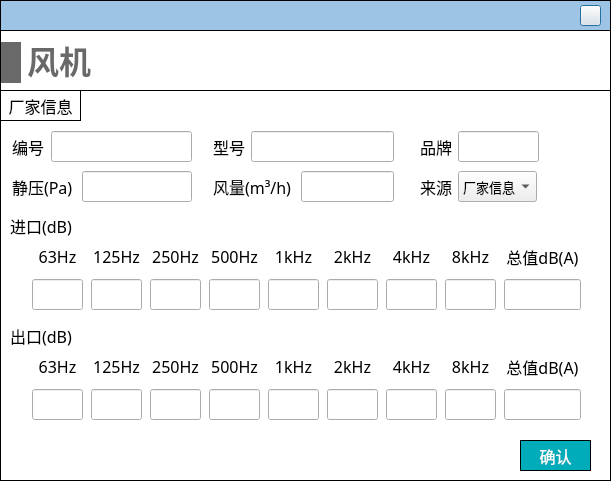
<?xml version="1.0" encoding="UTF-8"?>
<ui version="4.0">
 <class>Dialog_fan</class>
 <widget class="QDialog" name="Dialog_fan">
  <property name="geometry">
   <rect>
    <x>0</x>
    <y>0</y>
    <width>611</width>
    <height>481</height>
   </rect>
  </property>
  <property name="maximumSize">
   <size>
    <width>671</width>
    <height>16777215</height>
   </size>
  </property>
  <property name="windowTitle">
   <string>Dialog</string>
  </property>
  <property name="styleSheet">
   <string notr="true">#Dialog_fan_noise
{
	background-color: rgb(255, 255, 255);
}

QLineEdit 
{
font-family: 'Microsoft YaHei';
font-size: 13px;
}

QComboBox
{
font-family: 'Microsoft YaHei';
font-size: 13px;
}</string>
  </property>
  <widget class="QWidget" name="widget_top" native="true">
   <property name="geometry">
    <rect>
     <x>0</x>
     <y>0</y>
     <width>611</width>
     <height>31</height>
    </rect>
   </property>
   <property name="styleSheet">
    <string notr="true">#widget_top
{
border: 1px solid #000000;
background-color: rgb(157, 196, 229);
	background-color: rgb(157, 196, 229);
}</string>
   </property>
   <widget class="QPushButton" name="close">
    <property name="geometry">
     <rect>
      <x>580</x>
      <y>5</y>
      <width>21</width>
      <height>21</height>
     </rect>
    </property>
    <property name="styleSheet">
     <string notr="true">border-image: url(:/images/image/closeWindow.jpg);</string>
    </property>
    <property name="text">
     <string/>
    </property>
   </widget>
  </widget>
  <widget class="QWidget" name="widget_add_fan_noise" native="true">
   <property name="geometry">
    <rect>
     <x>0</x>
     <y>30</y>
     <width>611</width>
     <height>451</height>
    </rect>
   </property>
   <property name="styleSheet">
    <string notr="true">#widget_add_fan_noise
{
border: 1px solid #000000;
	background-color: rgb(255, 255, 255);
}</string>
   </property>
   <widget class="QWidget" name="widget_2" native="true">
    <property name="geometry">
     <rect>
      <x>0</x>
      <y>60</y>
      <width>611</width>
      <height>391</height>
     </rect>
    </property>
    <property name="styleSheet">
     <string notr="true">#widget_2
{
border: 1px solid #000000;
}

QLabel
{
font-family: '黑体';
font-size: 16px;
}

QLineEdit
{
font-family: '黑体';
}

QRadioButton
{
font-family: '黑体';
}

QPushButton
{
font-family: '黑体';
}</string>
    </property>
    <widget class="QLabel" name="label_number">
     <property name="geometry">
      <rect>
       <x>12</x>
       <y>41</y>
       <width>32</width>
       <height>31</height>
      </rect>
     </property>
     <property name="font">
      <font>
       <family>黑体</family>
       <pointsize>-1</pointsize>
      </font>
     </property>
     <property name="text">
      <string>编号</string>
     </property>
    </widget>
    <widget class="QLabel" name="label_5">
     <property name="geometry">
      <rect>
       <x>420</x>
       <y>41</y>
       <width>32</width>
       <height>31</height>
      </rect>
     </property>
     <property name="font">
      <font>
       <family>黑体</family>
       <pointsize>-1</pointsize>
      </font>
     </property>
     <property name="text">
      <string>品牌</string>
     </property>
    </widget>
    <widget class="QLineEdit" name="lineEdit_number">
     <property name="geometry">
      <rect>
       <x>51</x>
       <y>41</y>
       <width>141</width>
       <height>31</height>
      </rect>
     </property>
     <property name="minimumSize">
      <size>
       <width>0</width>
       <height>31</height>
      </size>
     </property>
     <property name="font">
      <font>
       <family>黑体</family>
       <pointsize>-1</pointsize>
      </font>
     </property>
    </widget>
    <widget class="QWidget" name="layoutWidget">
     <property name="geometry">
      <rect>
       <x>30</x>
       <y>260</y>
       <width>561</width>
       <height>72</height>
      </rect>
     </property>
     <layout class="QHBoxLayout" name="horizontalLayout">
      <item>
       <layout class="QVBoxLayout" name="verticalLayout">
        <item>
         <widget class="QLabel" name="label_7">
          <property name="minimumSize">
           <size>
            <width>51</width>
            <height>31</height>
           </size>
          </property>
          <property name="maximumSize">
           <size>
            <width>51</width>
            <height>31</height>
           </size>
          </property>
          <property name="font">
           <font>
            <family>黑体</family>
            <pointsize>-1</pointsize>
           </font>
          </property>
          <property name="text">
           <string>63Hz</string>
          </property>
          <property name="alignment">
           <set>Qt::AlignCenter</set>
          </property>
         </widget>
        </item>
        <item>
         <widget class="QLineEdit" name="lineEdit_out_63">
          <property name="minimumSize">
           <size>
            <width>51</width>
            <height>31</height>
           </size>
          </property>
          <property name="maximumSize">
           <size>
            <width>51</width>
            <height>31</height>
           </size>
          </property>
          <property name="font">
           <font>
            <family>黑体</family>
            <pointsize>-1</pointsize>
           </font>
          </property>
          <property name="alignment">
           <set>Qt::AlignCenter</set>
          </property>
         </widget>
        </item>
       </layout>
      </item>
      <item>
       <layout class="QVBoxLayout" name="verticalLayout_2">
        <item>
         <widget class="QLabel" name="label_8">
          <property name="minimumSize">
           <size>
            <width>51</width>
            <height>31</height>
           </size>
          </property>
          <property name="maximumSize">
           <size>
            <width>51</width>
            <height>31</height>
           </size>
          </property>
          <property name="font">
           <font>
            <family>黑体</family>
            <pointsize>-1</pointsize>
           </font>
          </property>
          <property name="text">
           <string>125Hz</string>
          </property>
          <property name="alignment">
           <set>Qt::AlignCenter</set>
          </property>
         </widget>
        </item>
        <item>
         <widget class="QLineEdit" name="lineEdit_out_125">
          <property name="minimumSize">
           <size>
            <width>51</width>
            <height>31</height>
           </size>
          </property>
          <property name="maximumSize">
           <size>
            <width>51</width>
            <height>31</height>
           </size>
          </property>
          <property name="font">
           <font>
            <family>黑体</family>
            <pointsize>-1</pointsize>
           </font>
          </property>
          <property name="alignment">
           <set>Qt::AlignCenter</set>
          </property>
         </widget>
        </item>
       </layout>
      </item>
      <item>
       <layout class="QVBoxLayout" name="verticalLayout_3">
        <item>
         <widget class="QLabel" name="label_9">
          <property name="minimumSize">
           <size>
            <width>51</width>
            <height>31</height>
           </size>
          </property>
          <property name="maximumSize">
           <size>
            <width>51</width>
            <height>31</height>
           </size>
          </property>
          <property name="font">
           <font>
            <family>黑体</family>
            <pointsize>-1</pointsize>
           </font>
          </property>
          <property name="text">
           <string>250Hz</string>
          </property>
          <property name="alignment">
           <set>Qt::AlignCenter</set>
          </property>
         </widget>
        </item>
        <item>
         <widget class="QLineEdit" name="lineEdit_out_250">
          <property name="minimumSize">
           <size>
            <width>51</width>
            <height>31</height>
           </size>
          </property>
          <property name="maximumSize">
           <size>
            <width>51</width>
            <height>31</height>
           </size>
          </property>
          <property name="font">
           <font>
            <family>黑体</family>
            <pointsize>-1</pointsize>
           </font>
          </property>
          <property name="alignment">
           <set>Qt::AlignCenter</set>
          </property>
         </widget>
        </item>
       </layout>
      </item>
      <item>
       <layout class="QVBoxLayout" name="verticalLayout_4">
        <item>
         <widget class="QLabel" name="label_10">
          <property name="minimumSize">
           <size>
            <width>51</width>
            <height>31</height>
           </size>
          </property>
          <property name="maximumSize">
           <size>
            <width>51</width>
            <height>31</height>
           </size>
          </property>
          <property name="font">
           <font>
            <family>黑体</family>
            <pointsize>-1</pointsize>
           </font>
          </property>
          <property name="text">
           <string>500Hz</string>
          </property>
          <property name="alignment">
           <set>Qt::AlignCenter</set>
          </property>
         </widget>
        </item>
        <item>
         <widget class="QLineEdit" name="lineEdit_out_500">
          <property name="minimumSize">
           <size>
            <width>51</width>
            <height>31</height>
           </size>
          </property>
          <property name="maximumSize">
           <size>
            <width>51</width>
            <height>31</height>
           </size>
          </property>
          <property name="font">
           <font>
            <family>黑体</family>
            <pointsize>-1</pointsize>
           </font>
          </property>
          <property name="alignment">
           <set>Qt::AlignCenter</set>
          </property>
         </widget>
        </item>
       </layout>
      </item>
      <item>
       <layout class="QVBoxLayout" name="verticalLayout_5">
        <item>
         <widget class="QLabel" name="label_11">
          <property name="minimumSize">
           <size>
            <width>51</width>
            <height>31</height>
           </size>
          </property>
          <property name="maximumSize">
           <size>
            <width>51</width>
            <height>31</height>
           </size>
          </property>
          <property name="font">
           <font>
            <family>黑体</family>
            <pointsize>-1</pointsize>
           </font>
          </property>
          <property name="text">
           <string>1kHz</string>
          </property>
          <property name="alignment">
           <set>Qt::AlignCenter</set>
          </property>
         </widget>
        </item>
        <item>
         <widget class="QLineEdit" name="lineEdit_out_1k">
          <property name="minimumSize">
           <size>
            <width>51</width>
            <height>31</height>
           </size>
          </property>
          <property name="maximumSize">
           <size>
            <width>51</width>
            <height>31</height>
           </size>
          </property>
          <property name="font">
           <font>
            <family>黑体</family>
            <pointsize>-1</pointsize>
           </font>
          </property>
          <property name="alignment">
           <set>Qt::AlignCenter</set>
          </property>
         </widget>
        </item>
       </layout>
      </item>
      <item>
       <layout class="QVBoxLayout" name="verticalLayout_6">
        <property name="spacing">
         <number>6</number>
        </property>
        <item>
         <widget class="QLabel" name="label_12">
          <property name="minimumSize">
           <size>
            <width>51</width>
            <height>31</height>
           </size>
          </property>
          <property name="maximumSize">
           <size>
            <width>51</width>
            <height>31</height>
           </size>
          </property>
          <property name="font">
           <font>
            <family>黑体</family>
            <pointsize>-1</pointsize>
           </font>
          </property>
          <property name="text">
           <string>2kHz</string>
          </property>
          <property name="alignment">
           <set>Qt::AlignCenter</set>
          </property>
         </widget>
        </item>
        <item>
         <widget class="QLineEdit" name="lineEdit_out_2k">
          <property name="minimumSize">
           <size>
            <width>51</width>
            <height>31</height>
           </size>
          </property>
          <property name="maximumSize">
           <size>
            <width>51</width>
            <height>31</height>
           </size>
          </property>
          <property name="font">
           <font>
            <family>黑体</family>
            <pointsize>-1</pointsize>
           </font>
          </property>
          <property name="alignment">
           <set>Qt::AlignCenter</set>
          </property>
         </widget>
        </item>
       </layout>
      </item>
      <item>
       <layout class="QVBoxLayout" name="verticalLayout_7">
        <item>
         <widget class="QLabel" name="label_">
          <property name="minimumSize">
           <size>
            <width>51</width>
            <height>31</height>
           </size>
          </property>
          <property name="maximumSize">
           <size>
            <width>51</width>
            <height>31</height>
           </size>
          </property>
          <property name="font">
           <font>
            <family>黑体</family>
            <pointsize>-1</pointsize>
           </font>
          </property>
          <property name="text">
           <string>4kHz</string>
          </property>
          <property name="alignment">
           <set>Qt::AlignCenter</set>
          </property>
         </widget>
        </item>
        <item>
         <widget class="QLineEdit" name="lineEdit_out_4k">
          <property name="minimumSize">
           <size>
            <width>51</width>
            <height>31</height>
           </size>
          </property>
          <property name="maximumSize">
           <size>
            <width>51</width>
            <height>31</height>
           </size>
          </property>
          <property name="font">
           <font>
            <family>黑体</family>
            <pointsize>-1</pointsize>
           </font>
          </property>
          <property name="alignment">
           <set>Qt::AlignCenter</set>
          </property>
         </widget>
        </item>
       </layout>
      </item>
      <item>
       <layout class="QVBoxLayout" name="verticalLayout_8">
        <item>
         <widget class="QLabel" name="label_14">
          <property name="minimumSize">
           <size>
            <width>51</width>
            <height>31</height>
           </size>
          </property>
          <property name="maximumSize">
           <size>
            <width>51</width>
            <height>31</height>
           </size>
          </property>
          <property name="font">
           <font>
            <family>黑体</family>
            <pointsize>-1</pointsize>
           </font>
          </property>
          <property name="text">
           <string>8kHz</string>
          </property>
          <property name="alignment">
           <set>Qt::AlignCenter</set>
          </property>
         </widget>
        </item>
        <item>
         <widget class="QLineEdit" name="lineEdit_out_8k">
          <property name="minimumSize">
           <size>
            <width>51</width>
            <height>31</height>
           </size>
          </property>
          <property name="maximumSize">
           <size>
            <width>51</width>
            <height>31</height>
           </size>
          </property>
          <property name="font">
           <font>
            <family>黑体</family>
            <pointsize>-1</pointsize>
           </font>
          </property>
          <property name="alignment">
           <set>Qt::AlignCenter</set>
          </property>
         </widget>
        </item>
       </layout>
      </item>
      <item>
       <layout class="QVBoxLayout" name="verticalLayout_9">
        <item>
         <widget class="QLabel" name="label_23">
          <property name="minimumSize">
           <size>
            <width>77</width>
            <height>31</height>
           </size>
          </property>
          <property name="maximumSize">
           <size>
            <width>51</width>
            <height>31</height>
           </size>
          </property>
          <property name="font">
           <font>
            <family>黑体</family>
            <pointsize>-1</pointsize>
           </font>
          </property>
          <property name="text">
           <string>总值dB(A)</string>
          </property>
          <property name="alignment">
           <set>Qt::AlignCenter</set>
          </property>
         </widget>
        </item>
        <item>
         <widget class="QLineEdit" name="lineEdit_out_total">
          <property name="minimumSize">
           <size>
            <width>77</width>
            <height>31</height>
           </size>
          </property>
          <property name="maximumSize">
           <size>
            <width>51</width>
            <height>31</height>
           </size>
          </property>
          <property name="font">
           <font>
            <family>黑体</family>
            <pointsize>-1</pointsize>
           </font>
          </property>
          <property name="alignment">
           <set>Qt::AlignCenter</set>
          </property>
          <property name="readOnly">
           <bool>true</bool>
          </property>
         </widget>
        </item>
       </layout>
      </item>
     </layout>
    </widget>
    <widget class="QLineEdit" name="lineEdit_brand">
     <property name="geometry">
      <rect>
       <x>458</x>
       <y>41</y>
       <width>81</width>
       <height>31</height>
      </rect>
     </property>
     <property name="minimumSize">
      <size>
       <width>0</width>
       <height>31</height>
      </size>
     </property>
     <property name="maximumSize">
      <size>
       <width>142</width>
       <height>31</height>
      </size>
     </property>
     <property name="font">
      <font>
       <family>黑体</family>
       <pointsize>-1</pointsize>
      </font>
     </property>
    </widget>
    <widget class="QLineEdit" name="lineEdit_air_volume">
     <property name="geometry">
      <rect>
       <x>301</x>
       <y>81</y>
       <width>93</width>
       <height>31</height>
      </rect>
     </property>
     <property name="minimumSize">
      <size>
       <width>0</width>
       <height>31</height>
      </size>
     </property>
     <property name="font">
      <font>
       <family>黑体</family>
       <pointsize>-1</pointsize>
      </font>
     </property>
    </widget>
    <widget class="QLabel" name="label_6">
     <property name="geometry">
      <rect>
       <x>213</x>
       <y>81</y>
       <width>82</width>
       <height>31</height>
      </rect>
     </property>
     <property name="font">
      <font>
       <family>黑体</family>
       <pointsize>-1</pointsize>
      </font>
     </property>
     <property name="text">
      <string>风量(m³/h)</string>
     </property>
    </widget>
    <widget class="QLineEdit" name="lineEdit_static_pressure">
     <property name="geometry">
      <rect>
       <x>82</x>
       <y>81</y>
       <width>110</width>
       <height>31</height>
      </rect>
     </property>
     <property name="minimumSize">
      <size>
       <width>0</width>
       <height>31</height>
      </size>
     </property>
     <property name="font">
      <font>
       <family>黑体</family>
       <pointsize>-1</pointsize>
      </font>
     </property>
    </widget>
    <widget class="QLabel" name="label_17">
     <property name="geometry">
      <rect>
       <x>12</x>
       <y>81</y>
       <width>64</width>
       <height>31</height>
      </rect>
     </property>
     <property name="font">
      <font>
       <family>黑体</family>
       <pointsize>-1</pointsize>
      </font>
     </property>
     <property name="text">
      <string>静压(Pa)</string>
     </property>
    </widget>
    <widget class="QLineEdit" name="lineEdit_model">
     <property name="geometry">
      <rect>
       <x>251</x>
       <y>41</y>
       <width>143</width>
       <height>31</height>
      </rect>
     </property>
     <property name="minimumSize">
      <size>
       <width>0</width>
       <height>31</height>
      </size>
     </property>
     <property name="maximumSize">
      <size>
       <width>143</width>
       <height>31</height>
      </size>
     </property>
     <property name="font">
      <font>
       <family>黑体</family>
       <pointsize>-1</pointsize>
      </font>
     </property>
    </widget>
    <widget class="QLabel" name="label_18">
     <property name="geometry">
      <rect>
       <x>213</x>
       <y>41</y>
       <width>32</width>
       <height>31</height>
      </rect>
     </property>
     <property name="font">
      <font>
       <family>黑体</family>
       <pointsize>-1</pointsize>
      </font>
     </property>
     <property name="text">
      <string>型号</string>
     </property>
    </widget>
    <widget class="QLabel" name="label_16">
     <property name="geometry">
      <rect>
       <x>10</x>
       <y>120</y>
       <width>71</width>
       <height>31</height>
      </rect>
     </property>
     <property name="font">
      <font>
       <family>黑体</family>
       <pointsize>-1</pointsize>
      </font>
     </property>
     <property name="text">
      <string>进口(dB)</string>
     </property>
    </widget>
    <widget class="QLabel" name="label_19">
     <property name="geometry">
      <rect>
       <x>10</x>
       <y>230</y>
       <width>71</width>
       <height>31</height>
      </rect>
     </property>
     <property name="font">
      <font>
       <family>黑体</family>
       <pointsize>-1</pointsize>
      </font>
     </property>
     <property name="text">
      <string>出口(dB)</string>
     </property>
    </widget>
    <widget class="QWidget" name="layoutWidget_3">
     <property name="geometry">
      <rect>
       <x>30</x>
       <y>150</y>
       <width>561</width>
       <height>72</height>
      </rect>
     </property>
     <layout class="QHBoxLayout" name="horizontalLayout_2">
      <item>
       <layout class="QVBoxLayout" name="verticalLayout_10">
        <item>
         <widget class="QLabel" name="label_20">
          <property name="minimumSize">
           <size>
            <width>51</width>
            <height>31</height>
           </size>
          </property>
          <property name="maximumSize">
           <size>
            <width>51</width>
            <height>31</height>
           </size>
          </property>
          <property name="font">
           <font>
            <family>黑体</family>
            <pointsize>-1</pointsize>
           </font>
          </property>
          <property name="text">
           <string>63Hz</string>
          </property>
          <property name="alignment">
           <set>Qt::AlignCenter</set>
          </property>
         </widget>
        </item>
        <item>
         <widget class="QLineEdit" name="lineEdit_in_63">
          <property name="minimumSize">
           <size>
            <width>51</width>
            <height>31</height>
           </size>
          </property>
          <property name="maximumSize">
           <size>
            <width>51</width>
            <height>31</height>
           </size>
          </property>
          <property name="font">
           <font>
            <family>黑体</family>
            <pointsize>-1</pointsize>
           </font>
          </property>
          <property name="alignment">
           <set>Qt::AlignCenter</set>
          </property>
         </widget>
        </item>
       </layout>
      </item>
      <item>
       <layout class="QVBoxLayout" name="verticalLayout_11">
        <item>
         <widget class="QLabel" name="label_21">
          <property name="minimumSize">
           <size>
            <width>51</width>
            <height>31</height>
           </size>
          </property>
          <property name="maximumSize">
           <size>
            <width>51</width>
            <height>31</height>
           </size>
          </property>
          <property name="font">
           <font>
            <family>黑体</family>
            <pointsize>-1</pointsize>
           </font>
          </property>
          <property name="text">
           <string>125Hz</string>
          </property>
          <property name="alignment">
           <set>Qt::AlignCenter</set>
          </property>
         </widget>
        </item>
        <item>
         <widget class="QLineEdit" name="lineEdit_in_125">
          <property name="minimumSize">
           <size>
            <width>51</width>
            <height>31</height>
           </size>
          </property>
          <property name="maximumSize">
           <size>
            <width>51</width>
            <height>31</height>
           </size>
          </property>
          <property name="font">
           <font>
            <family>黑体</family>
            <pointsize>-1</pointsize>
           </font>
          </property>
          <property name="alignment">
           <set>Qt::AlignCenter</set>
          </property>
         </widget>
        </item>
       </layout>
      </item>
      <item>
       <layout class="QVBoxLayout" name="verticalLayout_12">
        <item>
         <widget class="QLabel" name="label_22">
          <property name="minimumSize">
           <size>
            <width>51</width>
            <height>31</height>
           </size>
          </property>
          <property name="maximumSize">
           <size>
            <width>51</width>
            <height>31</height>
           </size>
          </property>
          <property name="font">
           <font>
            <family>黑体</family>
            <pointsize>-1</pointsize>
           </font>
          </property>
          <property name="text">
           <string>250Hz</string>
          </property>
          <property name="alignment">
           <set>Qt::AlignCenter</set>
          </property>
         </widget>
        </item>
        <item>
         <widget class="QLineEdit" name="lineEdit_in_250">
          <property name="minimumSize">
           <size>
            <width>51</width>
            <height>31</height>
           </size>
          </property>
          <property name="maximumSize">
           <size>
            <width>51</width>
            <height>31</height>
           </size>
          </property>
          <property name="font">
           <font>
            <family>黑体</family>
            <pointsize>-1</pointsize>
           </font>
          </property>
          <property name="alignment">
           <set>Qt::AlignCenter</set>
          </property>
         </widget>
        </item>
       </layout>
      </item>
      <item>
       <layout class="QVBoxLayout" name="verticalLayout_13">
        <item>
         <widget class="QLabel" name="label_24">
          <property name="minimumSize">
           <size>
            <width>51</width>
            <height>31</height>
           </size>
          </property>
          <property name="maximumSize">
           <size>
            <width>51</width>
            <height>31</height>
           </size>
          </property>
          <property name="font">
           <font>
            <family>黑体</family>
            <pointsize>-1</pointsize>
           </font>
          </property>
          <property name="text">
           <string>500Hz</string>
          </property>
          <property name="alignment">
           <set>Qt::AlignCenter</set>
          </property>
         </widget>
        </item>
        <item>
         <widget class="QLineEdit" name="lineEdit_in_500">
          <property name="minimumSize">
           <size>
            <width>51</width>
            <height>31</height>
           </size>
          </property>
          <property name="maximumSize">
           <size>
            <width>51</width>
            <height>31</height>
           </size>
          </property>
          <property name="font">
           <font>
            <family>黑体</family>
            <pointsize>-1</pointsize>
           </font>
          </property>
          <property name="alignment">
           <set>Qt::AlignCenter</set>
          </property>
         </widget>
        </item>
       </layout>
      </item>
      <item>
       <layout class="QVBoxLayout" name="verticalLayout_14">
        <item>
         <widget class="QLabel" name="label_25">
          <property name="minimumSize">
           <size>
            <width>51</width>
            <height>31</height>
           </size>
          </property>
          <property name="maximumSize">
           <size>
            <width>51</width>
            <height>31</height>
           </size>
          </property>
          <property name="font">
           <font>
            <family>黑体</family>
            <pointsize>-1</pointsize>
           </font>
          </property>
          <property name="text">
           <string>1kHz</string>
          </property>
          <property name="alignment">
           <set>Qt::AlignCenter</set>
          </property>
         </widget>
        </item>
        <item>
         <widget class="QLineEdit" name="lineEdit_in_1k">
          <property name="minimumSize">
           <size>
            <width>51</width>
            <height>31</height>
           </size>
          </property>
          <property name="maximumSize">
           <size>
            <width>51</width>
            <height>31</height>
           </size>
          </property>
          <property name="font">
           <font>
            <family>黑体</family>
            <pointsize>-1</pointsize>
           </font>
          </property>
          <property name="alignment">
           <set>Qt::AlignCenter</set>
          </property>
         </widget>
        </item>
       </layout>
      </item>
      <item>
       <layout class="QVBoxLayout" name="verticalLayout_15">
        <property name="spacing">
         <number>6</number>
        </property>
        <item>
         <widget class="QLabel" name="label_26">
          <property name="minimumSize">
           <size>
            <width>51</width>
            <height>31</height>
           </size>
          </property>
          <property name="maximumSize">
           <size>
            <width>51</width>
            <height>31</height>
           </size>
          </property>
          <property name="font">
           <font>
            <family>黑体</family>
            <pointsize>-1</pointsize>
           </font>
          </property>
          <property name="text">
           <string>2kHz</string>
          </property>
          <property name="alignment">
           <set>Qt::AlignCenter</set>
          </property>
         </widget>
        </item>
        <item>
         <widget class="QLineEdit" name="lineEdit_in_2k">
          <property name="minimumSize">
           <size>
            <width>51</width>
            <height>31</height>
           </size>
          </property>
          <property name="maximumSize">
           <size>
            <width>51</width>
            <height>31</height>
           </size>
          </property>
          <property name="font">
           <font>
            <family>黑体</family>
            <pointsize>-1</pointsize>
           </font>
          </property>
          <property name="alignment">
           <set>Qt::AlignCenter</set>
          </property>
         </widget>
        </item>
       </layout>
      </item>
      <item>
       <layout class="QVBoxLayout" name="verticalLayout_16">
        <item>
         <widget class="QLabel" name="label_1">
          <property name="minimumSize">
           <size>
            <width>51</width>
            <height>31</height>
           </size>
          </property>
          <property name="maximumSize">
           <size>
            <width>51</width>
            <height>31</height>
           </size>
          </property>
          <property name="font">
           <font>
            <family>黑体</family>
            <pointsize>-1</pointsize>
           </font>
          </property>
          <property name="text">
           <string>4kHz</string>
          </property>
          <property name="alignment">
           <set>Qt::AlignCenter</set>
          </property>
         </widget>
        </item>
        <item>
         <widget class="QLineEdit" name="lineEdit_in_4k">
          <property name="minimumSize">
           <size>
            <width>51</width>
            <height>31</height>
           </size>
          </property>
          <property name="maximumSize">
           <size>
            <width>51</width>
            <height>31</height>
           </size>
          </property>
          <property name="font">
           <font>
            <family>黑体</family>
            <pointsize>-1</pointsize>
           </font>
          </property>
          <property name="alignment">
           <set>Qt::AlignCenter</set>
          </property>
         </widget>
        </item>
       </layout>
      </item>
      <item>
       <layout class="QVBoxLayout" name="verticalLayout_17">
        <item>
         <widget class="QLabel" name="label_27">
          <property name="minimumSize">
           <size>
            <width>51</width>
            <height>31</height>
           </size>
          </property>
          <property name="maximumSize">
           <size>
            <width>51</width>
            <height>31</height>
           </size>
          </property>
          <property name="font">
           <font>
            <family>黑体</family>
            <pointsize>-1</pointsize>
           </font>
          </property>
          <property name="text">
           <string>8kHz</string>
          </property>
          <property name="alignment">
           <set>Qt::AlignCenter</set>
          </property>
         </widget>
        </item>
        <item>
         <widget class="QLineEdit" name="lineEdit_in_8k">
          <property name="minimumSize">
           <size>
            <width>51</width>
            <height>31</height>
           </size>
          </property>
          <property name="maximumSize">
           <size>
            <width>51</width>
            <height>31</height>
           </size>
          </property>
          <property name="font">
           <font>
            <family>黑体</family>
            <pointsize>-1</pointsize>
           </font>
          </property>
          <property name="alignment">
           <set>Qt::AlignCenter</set>
          </property>
         </widget>
        </item>
       </layout>
      </item>
      <item>
       <layout class="QVBoxLayout" name="verticalLayout_18">
        <item>
         <widget class="QLabel" name="label_28">
          <property name="minimumSize">
           <size>
            <width>77</width>
            <height>31</height>
           </size>
          </property>
          <property name="maximumSize">
           <size>
            <width>51</width>
            <height>31</height>
           </size>
          </property>
          <property name="font">
           <font>
            <family>黑体</family>
            <pointsize>-1</pointsize>
           </font>
          </property>
          <property name="text">
           <string>总值dB(A)</string>
          </property>
          <property name="alignment">
           <set>Qt::AlignCenter</set>
          </property>
         </widget>
        </item>
        <item>
         <widget class="QLineEdit" name="lineEdit_in_total">
          <property name="minimumSize">
           <size>
            <width>77</width>
            <height>31</height>
           </size>
          </property>
          <property name="maximumSize">
           <size>
            <width>51</width>
            <height>31</height>
           </size>
          </property>
          <property name="font">
           <font>
            <family>黑体</family>
            <pointsize>-1</pointsize>
           </font>
          </property>
          <property name="alignment">
           <set>Qt::AlignCenter</set>
          </property>
          <property name="readOnly">
           <bool>true</bool>
          </property>
         </widget>
        </item>
       </layout>
      </item>
     </layout>
    </widget>
    <widget class="QPushButton" name="pushButton_confirm">
     <property name="geometry">
      <rect>
       <x>520</x>
       <y>350</y>
       <width>71</width>
       <height>31</height>
      </rect>
     </property>
     <property name="font">
      <font>
       <family>黑体</family>
       <pointsize>12</pointsize>
      </font>
     </property>
     <property name="styleSheet">
      <string notr="true">QPushButton
{
	color:#ffffff; /*文字颜色*/
    background-color: #00ACB9;/*背景色*/
    border-radius:0px; /*边框倒角*/
	border: 1px solid #000000;
}


QPushButton:hover 
{
background-color: rgb(0,142,153);
color: white;
}</string>
     </property>
     <property name="text">
      <string>确认</string>
     </property>
    </widget>
    <widget class="QLabel" name="label_29">
     <property name="geometry">
      <rect>
       <x>420</x>
       <y>81</y>
       <width>32</width>
       <height>31</height>
      </rect>
     </property>
     <property name="font">
      <font>
       <family>黑体</family>
       <pointsize>-1</pointsize>
      </font>
     </property>
     <property name="text">
      <string>来源</string>
     </property>
    </widget>
    <widget class="QLabel" name="label_30">
     <property name="geometry">
      <rect>
       <x>0</x>
       <y>0</y>
       <width>81</width>
       <height>31</height>
      </rect>
     </property>
     <property name="font">
      <font>
       <family>黑体</family>
       <pointsize>-1</pointsize>
      </font>
     </property>
     <property name="styleSheet">
      <string notr="true">border: 1px solid #000000;</string>
     </property>
     <property name="text">
      <string>厂家信息</string>
     </property>
     <property name="alignment">
      <set>Qt::AlignCenter</set>
     </property>
    </widget>
    <widget class="QComboBox" name="comboBox_data_source">
     <property name="geometry">
      <rect>
       <x>458</x>
       <y>81</y>
       <width>79</width>
       <height>31</height>
      </rect>
     </property>
     <property name="sizePolicy">
      <sizepolicy hsizetype="Expanding" vsizetype="Fixed">
       <horstretch>0</horstretch>
       <verstretch>0</verstretch>
      </sizepolicy>
     </property>
     <property name="minimumSize">
      <size>
       <width>0</width>
       <height>31</height>
      </size>
     </property>
     <property name="font">
      <font>
       <family>Microsoft YaHei</family>
       <pointsize>-1</pointsize>
      </font>
     </property>
     <item>
      <property name="text">
       <string>厂家信息</string>
      </property>
     </item>
     <item>
      <property name="text">
       <string>设计预估</string>
      </property>
     </item>
    </widget>
   </widget>
   <widget class="QLabel" name="label_15">
    <property name="geometry">
     <rect>
      <x>27</x>
      <y>11</y>
      <width>64</width>
      <height>43</height>
     </rect>
    </property>
    <property name="font">
     <font>
      <family>Microsoft YaHei</family>
      <pointsize>24</pointsize>
      <bold>true</bold>
     </font>
    </property>
    <property name="styleSheet">
     <string notr="true">QLabel { 
border: none; 
color : rgb(105, 105, 105);
}</string>
    </property>
    <property name="text">
     <string>风机</string>
    </property>
    <property name="alignment">
     <set>Qt::AlignBottom|Qt::AlignHCenter</set>
    </property>
   </widget>
   <widget class="QLabel" name="label_13">
    <property name="geometry">
     <rect>
      <x>1</x>
      <y>12</y>
      <width>20</width>
      <height>41</height>
     </rect>
    </property>
    <property name="minimumSize">
     <size>
      <width>20</width>
      <height>41</height>
     </size>
    </property>
    <property name="maximumSize">
     <size>
      <width>20</width>
      <height>41</height>
     </size>
    </property>
    <property name="styleSheet">
     <string notr="true">QLabel { 
border: none; 
background-color : rgb(105, 105, 105);
}</string>
    </property>
    <property name="text">
     <string/>
    </property>
   </widget>
  </widget>
 </widget>
 <tabstops>
  <tabstop>lineEdit_number</tabstop>
  <tabstop>lineEdit_model</tabstop>
  <tabstop>lineEdit_brand</tabstop>
  <tabstop>lineEdit_static_pressure</tabstop>
  <tabstop>lineEdit_air_volume</tabstop>
  <tabstop>lineEdit_in_63</tabstop>
  <tabstop>lineEdit_in_125</tabstop>
  <tabstop>lineEdit_in_250</tabstop>
  <tabstop>lineEdit_in_500</tabstop>
  <tabstop>lineEdit_in_1k</tabstop>
  <tabstop>lineEdit_in_2k</tabstop>
  <tabstop>lineEdit_in_4k</tabstop>
  <tabstop>lineEdit_in_8k</tabstop>
  <tabstop>lineEdit_out_63</tabstop>
  <tabstop>lineEdit_out_125</tabstop>
  <tabstop>lineEdit_out_250</tabstop>
  <tabstop>lineEdit_out_500</tabstop>
  <tabstop>lineEdit_out_1k</tabstop>
  <tabstop>lineEdit_out_2k</tabstop>
  <tabstop>lineEdit_out_4k</tabstop>
  <tabstop>lineEdit_out_8k</tabstop>
  <tabstop>comboBox_data_source</tabstop>
  <tabstop>lineEdit_in_total</tabstop>
  <tabstop>lineEdit_out_total</tabstop>
  <tabstop>close</tabstop>
  <tabstop>pushButton_confirm</tabstop>
 </tabstops>
 <resources/>
 <connections/>
</ui>
